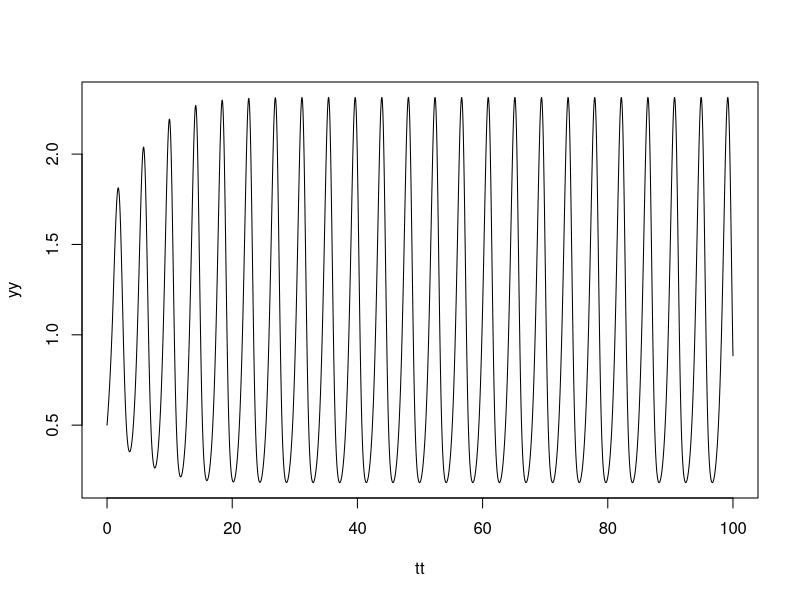

Reproduce this figure in R.
np = 50
tao = 1
t = seq(-tao,0,length.out = np)
del = t[2]- t[1]
landa = 1.8

Integral <- function(y0=0, yi=0){
  y = seq(0,1,length.out = np) 
  
  y1 = y0
  y[1] = y1

  for (i in 2:np){
    y2 = y1 + del*(landa*y1*(1-yi[i-1]))
    y[i] = y2
    y1 = y2
  }
  ret = y
}

y0 = .5
yi = rep(.5, np)


tt = c()
yy = c()
t = tao+t

for (i in 1:100){
  tt = c(tt, t)
  y = Integral(y0, yi)
  yy = c(yy, y)
  yi = y
  y0 = y[np]
  print(y0)
  t = t+tao 
}

print(length(tt))
print(length(yy))
 
plot(tt, yy, type='l')


